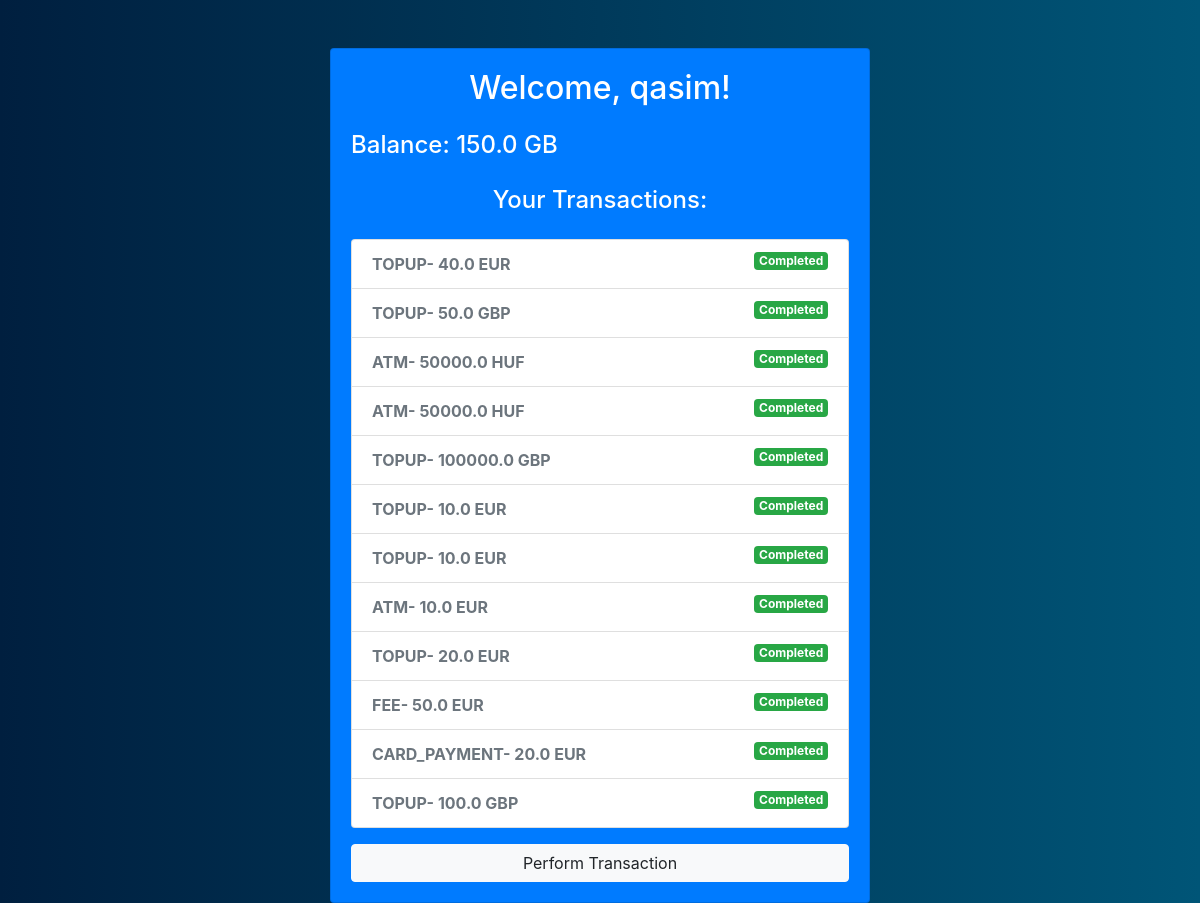
Screenshot of / (signed in) with the database file from the repository.
### app.py (models this page shows)
class User(db.Model):
    id = db.Column(db.Integer, primary_key=True)
    username = db.Column(db.String(80), unique=True, nullable=False)
    password = db.Column(db.String(80), nullable=False)
    created_date = db.Column(db.DateTime, default=datetime.utcnow)
    country = db.Column(db.String(2), nullable=False)
    birth_day = db.Column(db.Date, nullable=False)
    is_locked = db.Column(db.Boolean, default=False)
    money_in_no = db.Column(db.Float, default=0)
    money_out_no = db.Column(db.Float, default=0)
    money_in_gbp = db.Column(db.Float, default=0)
    money_out_gbp = db.Column(db.Float, default=0)
    money_in_day_no = db.Column(db.Float, default=0)
    money_out_day_no = db.Column(db.Float, default=0)
    money_in_sum = db.Column(db.Float, default=0)
    money_out_sum = db.Column(db.Float, default=0)
    money_in_day_sum = db.Column(db.Float, default=0)
    money_out_day_sum = db.Column(db.Float, default=0)
    balance_no = db.Column(db.Float, default=0)
    balance_day_no = db.Column(db.Float, default=0)
    balance_sum = db.Column(db.Float, default=0)
    balance_day_sum = db.Column(db.Float, default=0)
    balance = db.Column(db.Float, default=0)
    transactions = db.relationship('Transaction', backref='user', lazy=True)

class Transaction(db.Model):
    id = db.Column(db.Integer, primary_key=True)
    type = db.Column(db.String(20), nullable=False)
    state = db.Column(db.String(20), nullable=False)
    created_date = db.Column(db.DateTime, default=db.func.current_timestamp())
    user_id = db.Column(db.Integer, db.ForeignKey('user.id'), nullable=False)
    amount_gb = db.Column(db.Float, nullable=False)
    currency = db.Column(db.String(10))

### app.py (the view)
@app.route('/')
def home():
    if 'username' in session:
        user = User.query.filter_by(username=session['username']).first()
        if user.is_locked:
            session.pop('username', None)  # Clear session on sign-out
            return redirect(url_for('signin'))
        received_amount = db.session.query(func.sum(Transaction.amount_gb)).filter_by(user_id=user.id, type='TOPUP', state='COMPLETED').scalar() or 0.0
        spent_amount = db.session.query(func.sum(Transaction.amount_gb)).filter_by(user_id=user.id, state='COMPLETED').\
            filter(or_(Transaction.type == 'CARD_PAYMENT', Transaction.type == 'TRANSFER', Transaction.type == 'ATM', Transaction.type == 'FEE')).\
            scalar() or 0.0
        balance = received_amount - spent_amount
        transactions = Transaction.query.filter_by(user_id=user.id).order_by(Transaction.created_date.desc()).all()
        return render_template('home.html', user=user, transactions=transactions, balance=balance, received_amount=received_amount, spent_amount=spent_amount)
    else:
        return redirect(url_for('signin'))

### templates/home.html (shortened to what this page needs)
{% extends 'base.html' %}
{% block content %}
<div class="row justify-content-center">
    <div class="col-md-6">
        <div class="card bg-primary text-white">
            <div class="card-body">
                <h2 class="card-title text-center mb-4">Welcome, {{ user.username }}!</h2>
                <h4 class="mt-4">Balance: {{ balance }} GB</h4>
                <br>
                <h4 class="card-subtitle text-center mb-4">Your Transactions:</h4>
                <ul class="list-group">
                    {% for transaction in transactions %}
                        <li class="list-group-item">
                            <strong>{{ transaction.type }}- {{ transaction.amount_gb }} {{ transaction.currency }}</strong>
                            {% if transaction.state == 'COMPLETED' %}
                                <span class="badge badge-success float-right">Completed</span>
                            {% elif transaction.state == 'REVERTED' %}
                                <span class="badge badge-warning float-right">Reverted</span>
                            {% elif transaction.state == 'FAILED' %}
                                <span class="badge badge-danger float-right">Failed</span>
                            {% elif transaction.state == 'DECLINED' %}
                                <span class="badge badge-secondary float-right">Declined</span>
                            {% endif %}
                        </li>
                    {% endfor %}
                </ul>
                <div class="text-center mt-3">
                    <a href="{{ url_for('perform_transaction') }}" class="btn btn-light btn-block">Perform Transaction</a>
                </div>
            </div>
        </div>
    </div>
</div>
{% endblock %}

### templates/base.html (shortened to what this page needs)
<!DOCTYPE html>
<html lang="en">
<head>
    <link rel="stylesheet" href="https://stackpath.bootstrapcdn.com/bootstrap/4.3.1/css/bootstrap.min.css">
</head>
<body>
    <div class="container mt-5">
        {% block content %}{% endblock %}
    </div>
</body>
</html>

### templates/base.html (style rules this page uses)
body { background: linear-gradient(to right, #001f3f, #005577); color: #ffffff; }
label, strong { color: #6c757d; }

### rows the page displays
User: username "qasim"
Transaction: state "Completed"
Transaction: state "Completed"
Transaction: state "Completed"
Transaction: state "Completed"
Transaction: state "Completed"
Transaction: state "Completed"
Transaction: state "Completed"
Transaction: state "Completed"
Transaction: state "Completed"
Transaction: state "Completed"
Transaction: state "Completed"
Transaction: state "Completed"

### other values shown
{{ balance }} "150.0"
